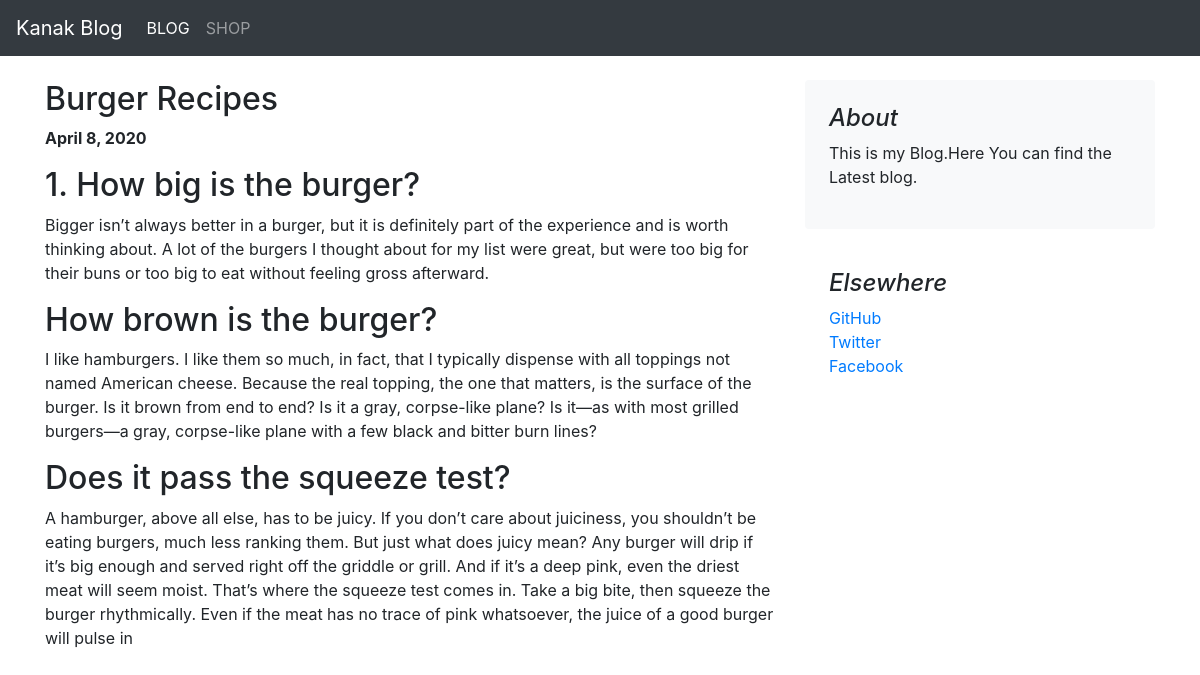
The page /blog/blogpost/1 on the database its author committed.
### blog/models.py (models this page shows)
class Blogpost(models.Model):
    post_id=models.AutoField(primary_key=True)
    title=models.CharField(max_length=100)
    head0=models.CharField(max_length=100,default="")
    chead0=models.CharField(max_length=500,default="")
    head1=models.CharField(max_length=100,default="")
    chead1=models.CharField(max_length=500,default="")
    head2=models.CharField(max_length=100,default="")
    chead2=models.CharField(max_length=500,default="")
    pub_date=models.DateField()
    thumbnail=models.ImageField(upload_to="blog/images",default="")
    def __str__(self):
        return self.title

### blog/views.py (the view)
# urls.py: path('blogpost/<int:id>',views.blogpost,name='blogPost'),
def blogpost(request,id):
    post=Blogpost.objects.filter(post_id=id)[0]
    print(post)
    params={'post':post}
    return render(request,'blog/blogpost.html',params)

### blog/templates/blog/blogpost.html (shortened to what this page needs)
{% extends 'blog/basic.html' %}
{% block body %}
<div class="container">
    <div class="row mt-4 mb-5">
        <div class="col-md-8 blog-main">
            <div class="blog-post">
                <h2 class="blog-post-title">{{ post.title }}</h2>
                <strong><p class="blog-post-meta">{{post.pub_date}} <a href="#"></a></p></strong>
                <h2>{{ post.head0 }}</h1>
               <p>{{ post.chead0 }} </p>
               <h2>{{ post.head1 }}</h1>
               <p>{{ post.chead1 }} </p>
               <h2>{{ post.head2 }}</h1>
               <p>{{ post.chead2 }} </p>
            </div>
        </div>
        <aside class="col-md-4 blog-sidebar">
            <div class="p-4 mb-3 bg-light rounded">
                <h4 class="font-italic">About</h4>
                <p>This is my Blog.Here You can find the Latest blog.</p>
            </div>
            <div class="p-4">
                <h4 class="font-italic">Elsewhere</h4>
                <ol class="list-unstyled">
                    <li><a href="#">GitHub</a></li>
                    <li><a href="#">Twitter</a></li>
                    <li><a href="#">Facebook</a></li>
                </ol>
            </div>
        </aside>
    </div>
</div>
{% endblock %}

### rows shown on the page
Blogpost: title "Burger Recipes", pub_date "April 8, 2020", head0 "1. How big is the burger?", chead0 "Bigger isn’t always better in a burger, but it is definitely part of the experience and is worth thinking about. A lot of the burgers I thought about for my list were great, but were too big for their buns or too big to eat without feeling gross afterward.", head1 "How brown is the burger?", chead1 "I like hamburgers. I like them so much, in fact, that I typically dispense with all toppings not named American cheese. Because the real topping, the one that matters, is the surface of the burger. Is it brown from end to end? Is it a gray, corpse-like plane? Is it—as with most grilled burgers—a gray, corpse-like plane with a few black and bitter burn lines?", head2 "Does it pass the squeeze test?", chead2 "A hamburger, above all else, has to be juicy. If you don’t care about juiciness, you shouldn’t be eating burgers, much less ranking them. But just what does juicy mean? Any burger will drip if it’s big enough and served right off the griddle or grill. And if it’s a deep pink, even the driest meat will seem moist. That’s where the squeeze test comes in. Take a big bite, then squeeze the burger rhythmically. Even if the meat has no trace of pink whatsoever, the juice of a good burger will pulse in"
